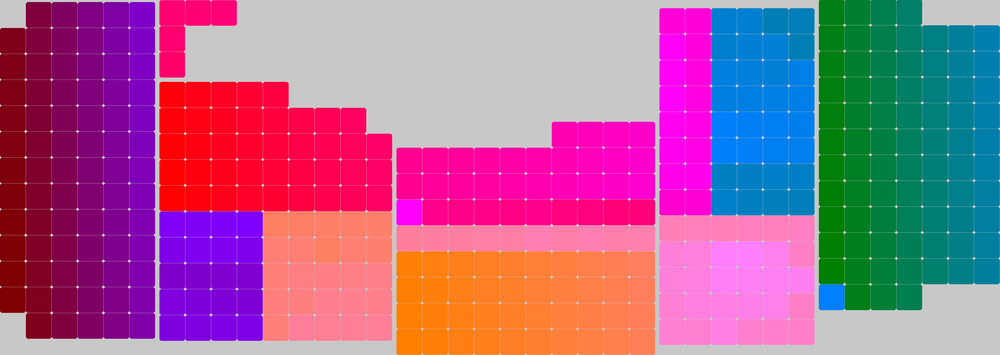
#> input picture arrays/v4/cascadia_final_with_strings_fixed.png, 1000 x 355 px, shrunk from 4868 x 1726 before the run, found by its file name
$ python shift_image.py
#> lines starting #> are read from the running program, lines starting #| are printed output that depends on the picture
from PIL import Image, ImageOps
from pathlib import Path

"""
Helper script to pad the images from cascadia_texture_building_(V2) to help align them with the
3d model as loaded in Shellpower.
"""

if __name__ == "__main__":

    # Configuration
    input_img_path = Path(
        r"C:\Users\Jonah\Documents\UBCSolar\2025\shellpower\arrays\v4\cascadia_final_with_strings_fixed.png"
    )

    # Pixel shifts (edit these)
    pad_top: int = 10
    pad_left: int = 5

    out_name: str = f'padded_{input_img_path.name}'
    out_dir: Path = Path(__file__).parent / 'assets'
    out_dir.mkdir(parents=True, exist_ok=True)
    out_path = out_dir / out_name

    # Processing
    try:
        with Image.open(input_img_path) as img:
#> img is the input picture: PIL image 1000x355 RGBA; mean R, G, B, A 166.8, 100.7, 144.6, 255
            border = (pad_left, pad_top, 0, 0)
            new_img = ImageOps.expand(img, border=border, fill=(255, 255, 255)) # 0 is black/transparent
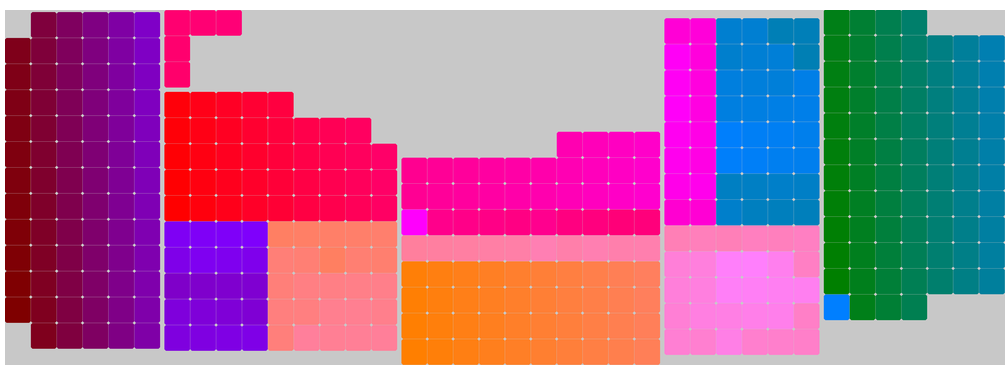
#> new_img: PIL image 1005x365 RGBA; mean R, G, B, A 169.7, 105.7, 148.2, 255

            new_img.save(out_path)
            print(f"Success! Image saved to: {out_path}")
            print(f"New dimensions: {new_img.size}")
#| New dimensions: (1005, 365)

    except FileNotFoundError:
        print(f"Error: Could not find the image at {input_img_path}")
    except Exception as e:
        print(f"An error occurred: {e}")
